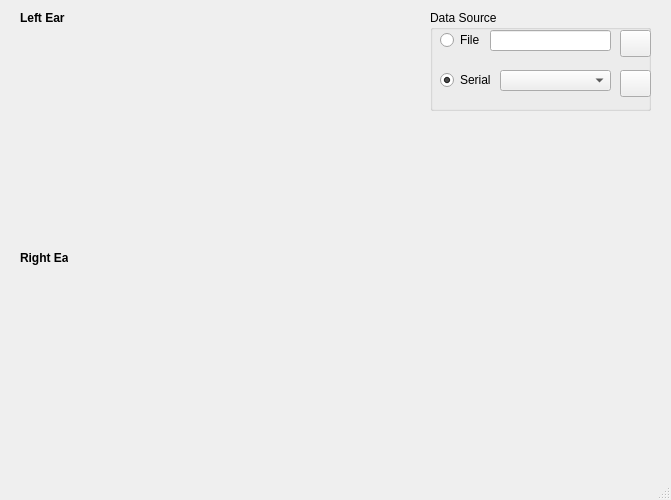
<?xml version="1.0" encoding="UTF-8"?>
<ui version="4.0">
 <class>audiogram</class>
 <widget class="QMainWindow" name="audiogram">
  <property name="geometry">
   <rect>
    <x>0</x>
    <y>0</y>
    <width>671</width>
    <height>500</height>
   </rect>
  </property>
  <property name="windowTitle">
   <string>audiogram</string>
  </property>
  <widget class="QWidget" name="centralwidget">
   <widget class="QwtPlot" name="plotLeft">
    <property name="geometry">
     <rect>
      <x>10</x>
      <y>30</y>
      <width>400</width>
      <height>200</height>
     </rect>
    </property>
   </widget>
   <widget class="QwtPlot" name="plotRight">
    <property name="geometry">
     <rect>
      <x>10</x>
      <y>270</y>
      <width>400</width>
      <height>200</height>
     </rect>
    </property>
   </widget>
   <widget class="QGroupBox" name="grpDataSource">
    <property name="geometry">
     <rect>
      <x>430</x>
      <y>10</y>
      <width>221</width>
      <height>101</height>
     </rect>
    </property>
    <property name="title">
     <string>Data Source</string>
    </property>
    <widget class="QRadioButton" name="rbtFile">
     <property name="geometry">
      <rect>
       <x>10</x>
       <y>20</y>
       <width>51</width>
       <height>20</height>
      </rect>
     </property>
     <property name="text">
      <string>File</string>
     </property>
    </widget>
    <widget class="QRadioButton" name="rbtSerial">
     <property name="geometry">
      <rect>
       <x>10</x>
       <y>60</y>
       <width>61</width>
       <height>20</height>
      </rect>
     </property>
     <property name="text">
      <string>Serial</string>
     </property>
     <property name="checked">
      <bool>true</bool>
     </property>
    </widget>
    <widget class="QPushButton" name="btnFile">
     <property name="geometry">
      <rect>
       <x>190</x>
       <y>20</y>
       <width>31</width>
       <height>27</height>
      </rect>
     </property>
     <property name="text">
      <string/>
     </property>
     <property name="icon">
      <iconset theme="folder"/>
     </property>
    </widget>
    <widget class="QLineEdit" name="editFile">
     <property name="geometry">
      <rect>
       <x>60</x>
       <y>20</y>
       <width>121</width>
       <height>21</height>
      </rect>
     </property>
    </widget>
    <widget class="QComboBox" name="cmbPortList">
     <property name="geometry">
      <rect>
       <x>70</x>
       <y>60</y>
       <width>111</width>
       <height>21</height>
      </rect>
     </property>
    </widget>
    <widget class="QPushButton" name="btnSerialList">
     <property name="geometry">
      <rect>
       <x>190</x>
       <y>60</y>
       <width>31</width>
       <height>27</height>
      </rect>
     </property>
     <property name="text">
      <string/>
     </property>
     <property name="icon">
      <iconset theme="reload"/>
     </property>
    </widget>
   </widget>
   <widget class="QLabel" name="lblLear">
    <property name="geometry">
     <rect>
      <x>20</x>
      <y>10</y>
      <width>48</width>
      <height>16</height>
     </rect>
    </property>
    <property name="text">
     <string>&lt;html&gt;&lt;head/&gt;&lt;body&gt;&lt;p&gt;&lt;span style=&quot; font-weight:600;&quot;&gt;Left Ear&lt;/span&gt;&lt;/p&gt;&lt;/body&gt;&lt;/html&gt;</string>
    </property>
   </widget>
   <widget class="QLabel" name="lblRear">
    <property name="geometry">
     <rect>
      <x>20</x>
      <y>250</y>
      <width>48</width>
      <height>16</height>
     </rect>
    </property>
    <property name="text">
     <string>&lt;html&gt;&lt;head/&gt;&lt;body&gt;&lt;p&gt;&lt;span style=&quot; font-weight:600;&quot;&gt;Right Ear&lt;/span&gt;&lt;/p&gt;&lt;/body&gt;&lt;/html&gt;</string>
    </property>
   </widget>
  </widget>
  <widget class="QStatusBar" name="statusbar"/>
 </widget>
 <customwidgets>
  <customwidget>
   <class>QwtPlot</class>
   <extends>QFrame</extends>
   <header>qwt_plot.h</header>
  </customwidget>
 </customwidgets>
 <resources/>
 <connections/>
</ui>
